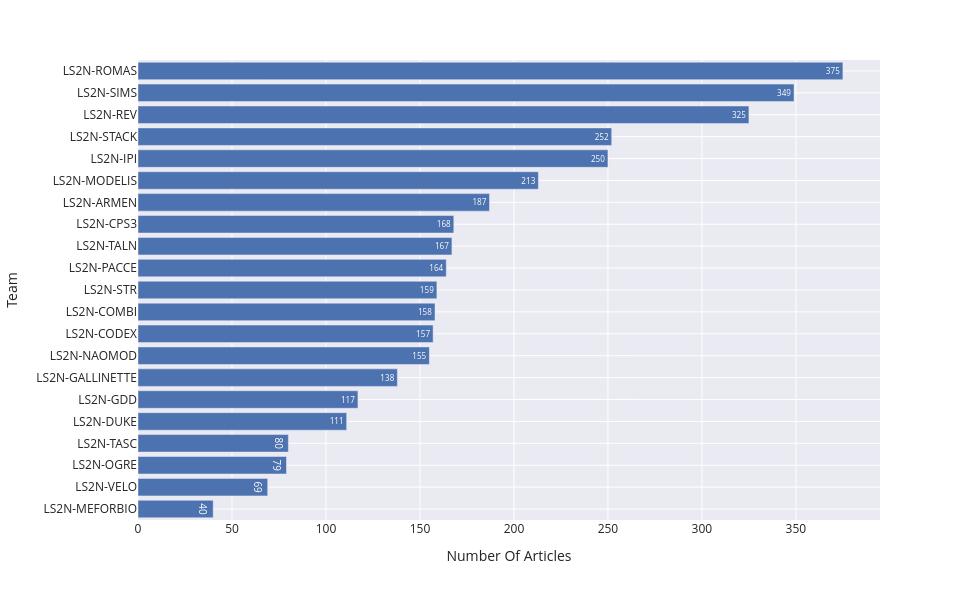

Notebook code for this chart:
### Code cell
fig = px.bar(
    data_frame = data[teams]
        .sum()
        .reset_index()
        .rename(columns = { "index" : "Team", 0 : "Number Of Articles" })
        .sort_values(by = "Number Of Articles"),
    y = "Team",
    x = "Number Of Articles",
    text = "Number Of Articles",
    width = 960,
    height = 600
)

save_fig(fig, 'teams_distribution.svg')
fig.show()

### Figure 1 — Plotly figure (JSON) as saved in the notebook; plotly's stock layout.template omitted (floating-point values rounded to 4 significant figures)
{"data": [{"hovertemplate": "Number Of Articles=%{text}<br>Team=%{y}<extra></extra>", "legendgroup": "", "marker": {"color": "rgb(76,114,176)", "pattern": {"shape": ""}}, "name": "", "orientation": "h", "showlegend": false, "text": [40.0, 69.0, 79.0, 80.0, 111.0, 117.0, 138.0, 155.0, 157.0, 158.0, 159.0, 164.0, 167.0, 168.0, 187.0, 213.0, 250.0, 252.0, 325.0, 349.0, 375.0], "textposition": "auto", "type": "bar", "x": [40, 69, 79, 80, 111, 117, 138, 155, 157, 158, 159, 164, 167, 168, 187, 213, 250, 252, 325, 349, 375], "xaxis": "x", "y": ["LS2N-MEFORBIO", "LS2N-VELO", "LS2N-OGRE", "LS2N-TASC", "LS2N-DUKE", "LS2N-GDD", "LS2N-GALLINETTE", "LS2N-NAOMOD", "LS2N-CODEX", "LS2N-COMBI", "LS2N-STR", "LS2N-PACCE", "LS2N-TALN", "LS2N-CPS3", "LS2N-ARMEN", "LS2N-MODELIS", "LS2N-IPI", "LS2N-STACK", "LS2N-REV", "LS2N-SIMS", "LS2N-ROMAS"], "yaxis": "y"}], "layout": {"barmode": "relative", "height": 600, "legend": {"tracegroupgap": 0}, "margin": {"t": 60}, "width": 960, "xaxis": {"anchor": "y", "domain": [0, 1], "title": {"text": "Number Of Articles"}}, "yaxis": {"anchor": "x", "domain": [0, 1], "title": {"text": "Team"}}}}
